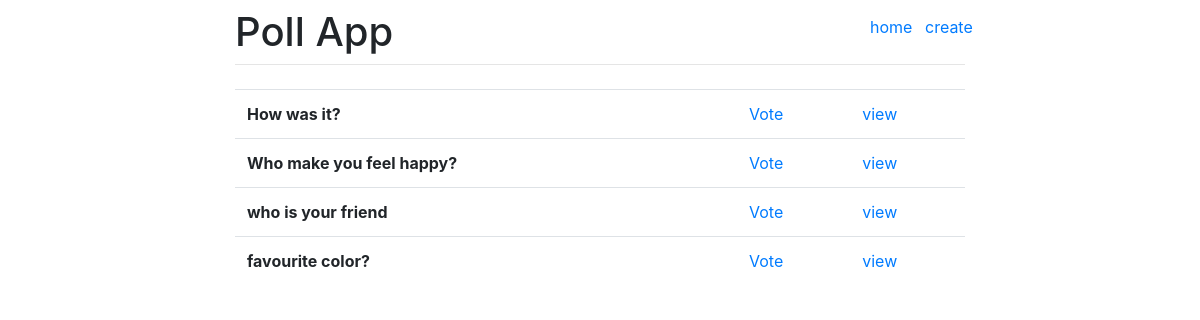
Before: / with the older database file.
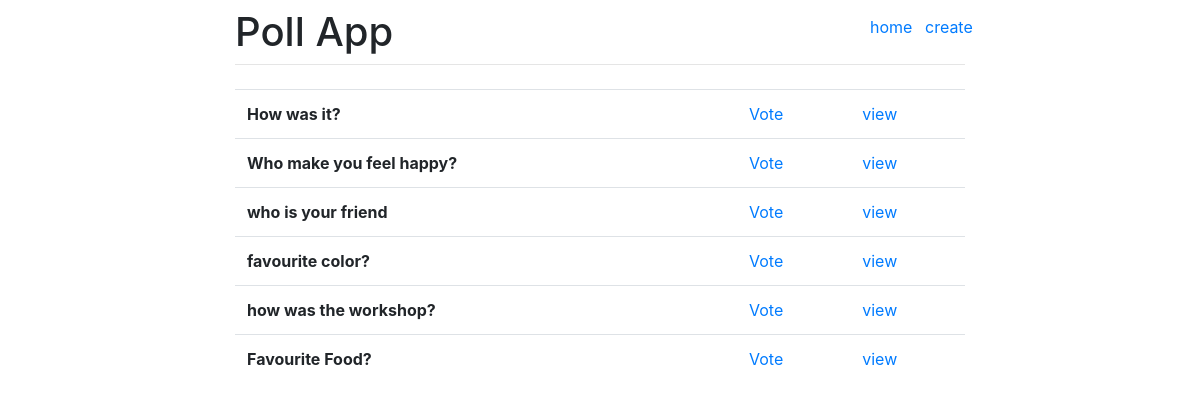
After: the same page with the newer database file.
### pollApp/models.py (models this page shows, shortened)
class Poll(models.Model):
    question = models.CharField(max_length=150)
    option_1 = models.CharField(max_length=30)
    option_2 = models.CharField(max_length=30)
    option_3 = models.CharField(max_length=30)
    option_1_count = models.IntegerField(default=0)
    option_2_count = models.IntegerField(default=0)
    option_3_count = models.IntegerField(default=0)

### pollApp/views.py (the view)
# urls.py: 2. Add a URL to urlpatterns:  path('', views.home, name='home')
def home(request):
    polls=models.Poll.objects.all()
    context = {
        'poll' : polls
    }
    return render(request, 'pollApp/home.html', context)

### template/pollApp/home.html
{% extends 'pollApp/base.html' %}
{% block content %}
<table class="table">
  <tbody>
    {% for i in poll %}
    <tr>
      <th scope="row">{{i.question}}</th>
      <td></td>
      <td><a href="{% url 'vote' i.id %}">Vote</a></td>
      <td><a href="{% url 'view' i.id %}">view</a></td>
    </tr>
    {% endfor %}
  </tbody>
</table>
{% endblock %}

### template/pollApp/base.html (shortened to what this page needs)
<!doctype html>
<html lang="en">
  <head>
    <link rel="stylesheet" href="https://stackpath.bootstrapcdn.com/bootstrap/4.1.3/css/bootstrap.min.css">
  </head>
  <body>
    <div class="container">
      <div class="row justify-content-center">
        <div class="col-8">
          <h1 class="mt-2" style="display: inline-block;">Poll App</h1>
          <a href="{% url 'create' %}" class="" style="display: inline-block;float: right; margin-top: 15px ; height: 40px;width: 40px;">create</a>
          <a href="{% url 'home' %}" class="" style="display: inline-block;float: right; margin: 15px 15px 0px 0px  ; height: 40px;width: 40px;">home</a>
          <hr class="mt-0 mb-4">
          {% block content %}
          {% endblock %}
        </div>
      </div>
    </div>
  </body>
</html>

Changed rows visible on the page:
added Poll: question "how was the workshop?"
added Poll: question "Favourite Food?"
